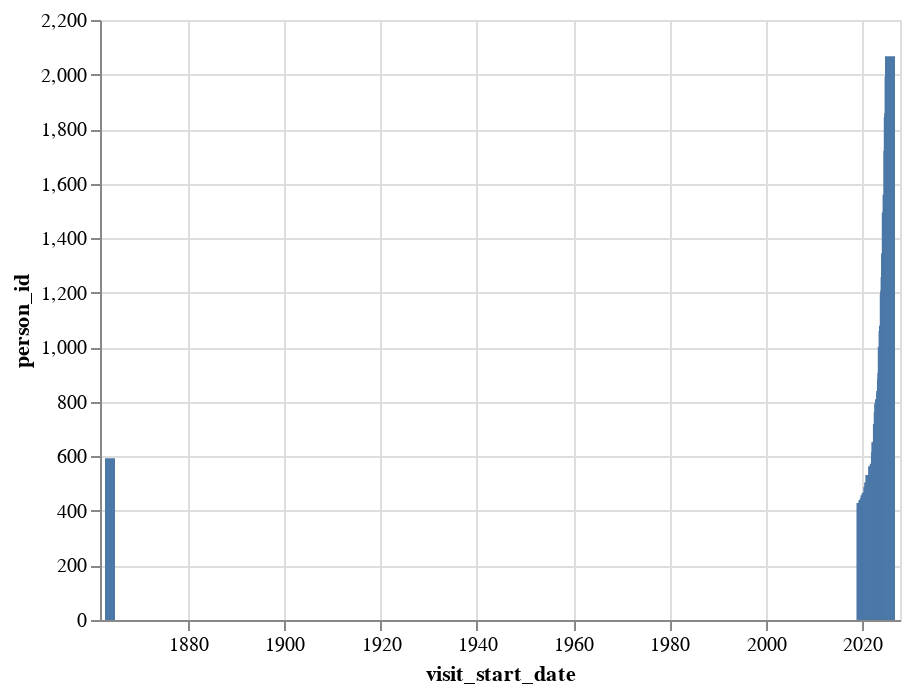

Source (notebook cell):
### Code cell
#TODO

### Figure 1 — Vega-Lite specification as saved in the notebook (floating-point values rounded to 4 significant figures)
{"config": {"view": {"continuousWidth": 400, "continuousHeight": 300}}, "data": {"name": "data-fe469d109448af499721b22749905092"}, "mark": "bar", "encoding": {"x": {"type": "temporal", "field": "visit_start_date", "scale": {"padding": 5}}, "y": {"type": "quantitative", "field": "person_id"}}, "$schema": "https://vega.github.io/schema/vega-lite/v4.8.1.json", "datasets": {"data-fe469d109448af499721b22749905092": [{"visit_start_date": "1863-10", "person_id": 593}, {"visit_start_date": "2019-12", "person_id": 429}, {"visit_start_date": "2020-01", "person_id": 406}, {"visit_start_date": "2020-02", "person_id": 357}, {"visit_start_date": "2020-03", "person_id": 430}, {"visit_start_date": "2020-04", "person_id": 402}, {"visit_start_date": "2020-05", "person_id": 440}, {"visit_start_date": "2020-06", "person_id": 422}, {"visit_start_date": "2020-07", "person_id": 419}, {"visit_start_date": "2020-08", "person_id": 446}, {"visit_start_date": "2020-09", "person_id": 405}, {"visit_start_date": "2020-10", "person_id": 457}, {"visit_start_date": "2020-11", "person_id": 444}, {"visit_start_date": "2020-12", "person_id": 421}, {"visit_start_date": "2021-01", "person_id": 467}, {"visit_start_date": "2021-02", "person_id": 410}, {"visit_start_date": "2021-03", "person_id": 427}, {"visit_start_date": "2021-04", "person_id": 423}, {"visit_start_date": "2021-05", "person_id": 488}, {"visit_start_date": "2021-06", "person_id": 452}, {"visit_start_date": "2021-07", "person_id": 504}, {"visit_start_date": "2021-08", "person_id": 458}, {"visit_start_date": "2021-09", "person_id": 487}, {"visit_start_date": "2021-10", "person_id": 532}, {"visit_start_date": "2021-11", "person_id": 478}, {"visit_start_date": "2021-12", "person_id": 512}, {"visit_start_date": "2022-01", "person_id": 494}, {"visit_start_date": "2022-02", "person_id": 467}, {"visit_start_date": "2022-03", "person_id": 489}, {"visit_start_date": "2022-04", "person_id": 448}, {"visit_start_date": "2022-05", "person_id": 564}, {"visit_start_date": "2022-06", "person_id": 517}, {"visit_start_date": "2022-07", "person_id": 559}, {"visit_start_date": "2022-08", "person_id": 562}, {"visit_start_date": "2022-09", "person_id": 573}, {"visit_start_date": "2022-10", "person_id": 551}, {"visit_start_date": "2022-11", "person_id": 487}, {"visit_start_date": "2022-12", "person_id": 615}, {"visit_start_date": "2023-01", "person_id": 652}, {"visit_start_date": "2023-02", "person_id": 546}, {"visit_start_date": "2023-03", "person_id": 625}, {"visit_start_date": "2023-04", "person_id": 654}, {"visit_start_date": "2023-05", "person_id": 719}, {"visit_start_date": "2023-06", "person_id": 669}, {"visit_start_date": "2023-07", "person_id": 763}, {"visit_start_date": "2023-08", "person_id": 794}, {"visit_start_date": "2023-09", "person_id": 744}, {"visit_start_date": "2023-10", "person_id": 809}, {"visit_start_date": "2023-11", "person_id": 754}, {"visit_start_date": "2023-12", "person_id": 781}, {"visit_start_date": "2024-01", "person_id": 840}, {"visit_start_date": "2024-02", "person_id": 832}, {"visit_start_date": "2024-03", "person_id": 883}, {"visit_start_date": "2024-04", "person_id": 906}, {"visit_start_date": "2024-05", "person_id": 1002}, {"visit_start_date": "2024-06", "person_id": 969}, {"visit_start_date": "2024-07", "person_id": 1060}, {"visit_start_date": "2024-08", "person_id": 1079}, {"visit_start_date": "2024-09", "person_id": 1052}, {"visit_start_date": "2024-10", "person_id": 1194}, {"visit_start_date": "2024-11", "person_id": 1208}, {"visit_start_date": "2024-12", "person_id": 1258}, {"visit_start_date": "2025-01", "person_id": 1344}, {"visit_start_date": "2025-02", "person_id": 1267}, {"visit_start_date": "2025-03", "person_id": 1493}, {"visit_start_date": "2025-04", "person_id": 1495}, {"visit_start_date": "2025-05", "person_id": 1560}, {"visit_start_date": "2025-06", "person_id": 1531}, {"visit_start_date": "2025-07", "person_id": 1721}, {"visit_start_date": "2025-08", "person_id": 1843}, {"visit_start_date": "2025-09", "person_id": 1858}, {"visit_start_date": "2025-10", "person_id": 1993}, {"visit_start_date": "2025-11", "person_id": 2067}]}}
